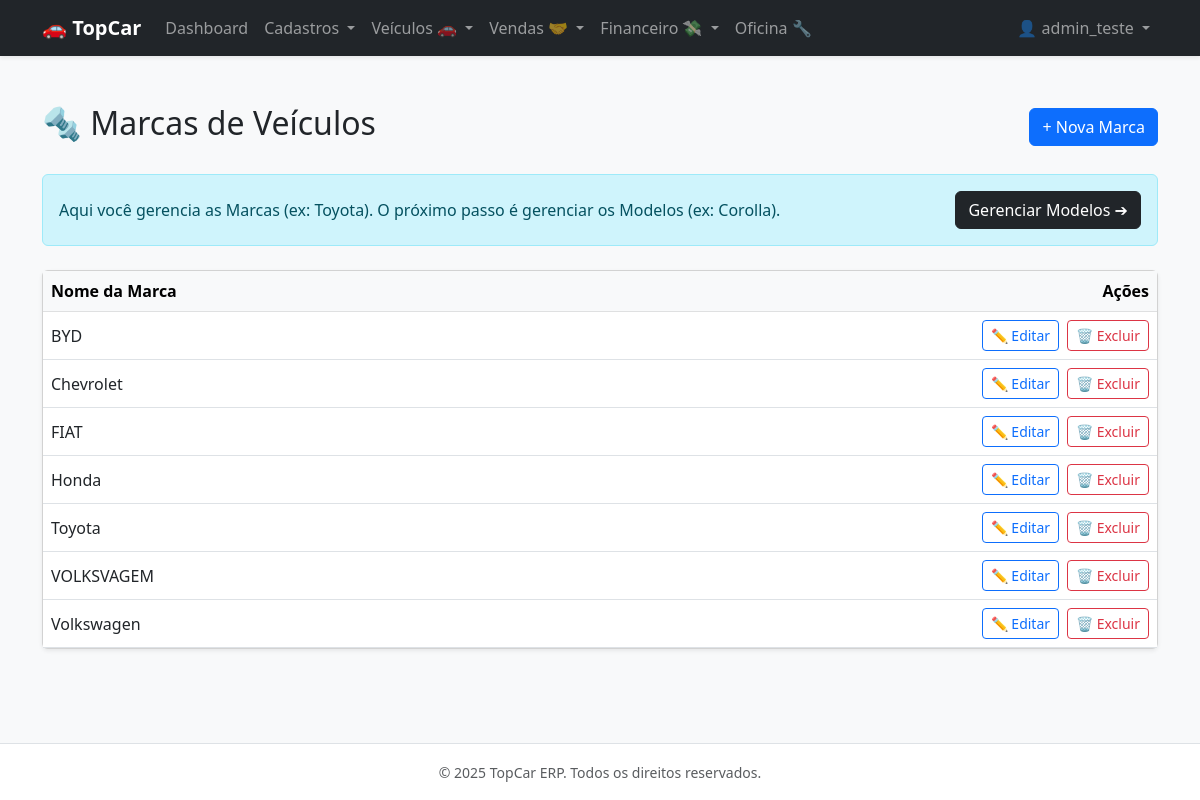
/vehicles/brands/ (signed in), run on an earlier commit of the app's database.
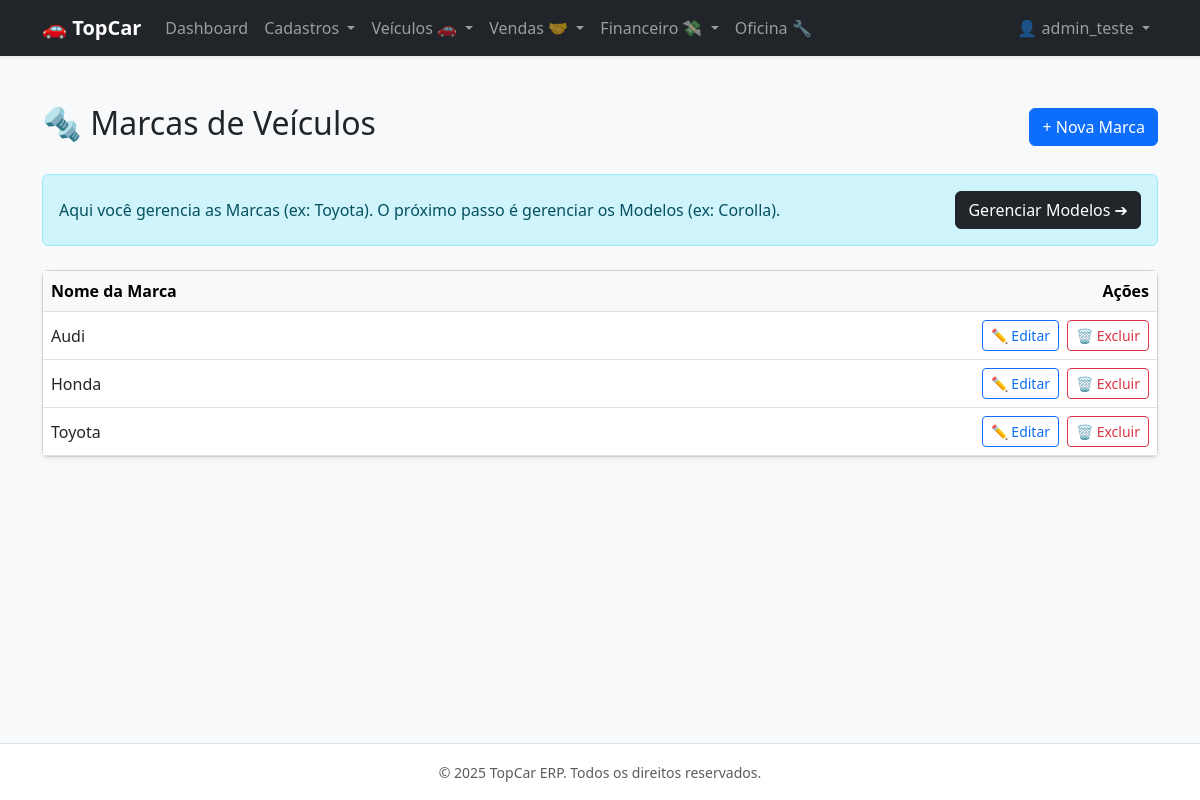
And on a later commit of the database.
### apps/vehicles/models.py (models this page shows, shortened)
class Brand(TenantAwareModel):
    name = models.CharField(max_length=100, unique=True, verbose_name="Marca")
    class Meta:
        verbose_name = "Marca"
        verbose_name_plural = "Marcas"
        ordering = ['name']

### apps/vehicles/views.py (the view)
# urls.py: path('brands/', views.brand_list, name='brand_list'),
@login_required
def brand_list(request):
    brands = Brand.objects.all().order_by('name')
    return render(request, 'vehicles/brand_list.html', {'brands': brands})

### templates/vehicles/brand_list.html (shortened to what this page needs)
{% extends 'base.html' %}
{% block content %}
<div class="d-flex justify-content-between align-items-center mb-4">
    <h2>🔩 Marcas de Veículos</h2>
    <a href="{% url 'brand_create' %}" class="btn btn-primary">+ Nova Marca</a>
</div>
<div class="alert alert-info d-flex justify-content-between align-items-center">
    <span>Aqui você gerencia as Marcas (ex: Toyota). O próximo passo é gerenciar os Modelos (ex: Corolla).</span>
    <a href="{% url 'model_list' %}" class="btn btn-dark">Gerenciar Modelos ➔</a>
</div>
<div class="card shadow-sm mt-4">
    <div class="table-responsive">
        <table class="table table-hover align-middle mb-0">
            <thead class="table-light">
                <tr>
                    <th>Nome da Marca</th>
                    <th class="text-end">Ações</th>
                </tr>
            </thead>
            <tbody>
                {% for brand in brands %}
                <tr>
                    <td>{{ brand.name }}</td>
                    <td class="text-end">
                        <div class="d-flex gap-2 justify-content-end">
                            <a href="{% url 'brand_update' brand.id %}" class="btn btn-sm btn-outline-primary">
                                ✏️ Editar
                            </a>
                            <form action="{% url 'brand_delete' brand.id %}" method="post" class="d-inline" autocomplete="off"
                                  onsubmit="return confirm('Tem certeza que deseja EXCLUIR a marca {{ brand.name }}?');">
                                <button type="submit" class="btn btn-sm btn-outline-danger">
                                    🗑️ Excluir
                                </button>
                            </form>
                        </div>
                    </td>
                </tr>
                {% empty %}
                <tr>
                    <td colspan="2" class="text-center py-4 text-muted">Nenhuma marca cadastrada.</td>
                </tr>
                {% endfor %}
            </tbody>
        </table>
    </div>
</div>
{% endblock %}

What changed in the data, as far as the page shows it:
removed Brand: name "BYD"
removed Brand: name "Chevrolet"
removed Brand: name "FIAT"
removed Brand: name "VOLKSVAGEM"
removed Brand: name "Volkswagen"
added Brand: name "Audi"
